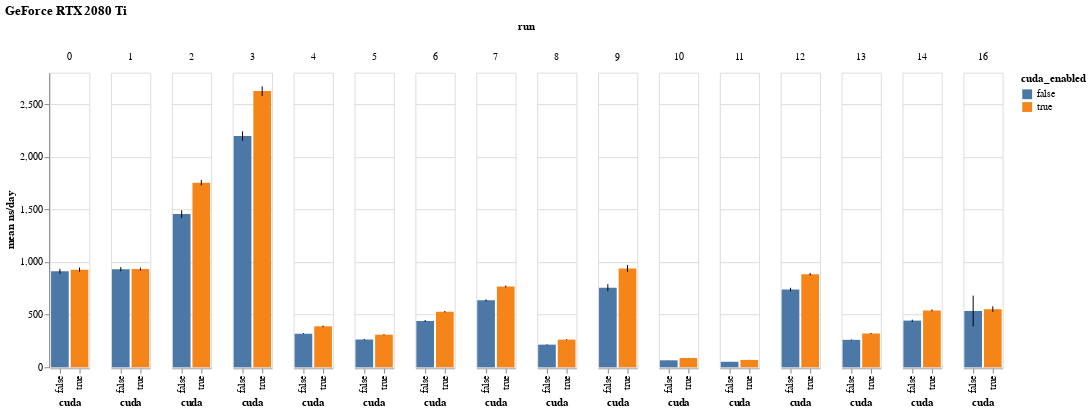

Here is the notebook cell this chart was saved with:
### Code cell
device_name = "GeForce RTX 2080 Ti"

df = (data
      .pipe(lambda df: df[df["device_name"] == device_name])
      .assign(platform=lambda df: df["cuda_enabled"].replace({True: "CUDA", False: "OpenCL"}))
      .sample(5000)
     ).reset_index()

bars = alt.Chart().mark_bar().encode(
    x="platform:N",
    y=alt.Y("mean(perf_ns_per_day):Q", title="mean ns/day"),
    color='platform:N',
)

error_bars = alt.Chart().mark_errorbar(extent='ci').encode(
    x=alt.X("platform:N", title=None),
    y=alt.Y("perf_ns_per_day:Q", title=None)
)

alt.layer(bars, error_bars, data=df).facet(
    column="run:O",
    title=device_name
)

### Figure 1 — Vega-Lite specification as saved in the notebook (floating-point values rounded to 4 significant figures; data arrays with more than 128 entries replaced by an {"elided": "..."} marker saying what was removed)
{"config": {"view": {"continuousWidth": 400, "continuousHeight": 300}}, "data": {"name": "data-7e89e32756499dcfdf05d4b941d3411b"}, "facet": {"column": {"type": "ordinal", "field": "run"}}, "spec": {"layer": [{"mark": "bar", "encoding": {"color": {"type": "nominal", "field": "cuda_enabled"}, "x": {"type": "nominal", "field": "cuda_enabled"}, "y": {"type": "quantitative", "aggregate": "mean", "field": "perf_ns_per_day", "title": "mean ns/day"}}}, {"mark": {"type": "errorbar", "extent": "ci"}, "encoding": {"x": {"type": "nominal", "field": "cuda_enabled", "title": "cuda"}, "y": {"type": "quantitative", "field": "perf_ns_per_day", "title": ""}}}]}, "title": "GeForce RTX 2080 Ti", "$schema": "https://vega.github.io/schema/vega-lite/v4.8.1.json", "datasets": {"data-7e89e32756499dcfdf05d4b941d3411b": {"elided": "5000 records"}}}
